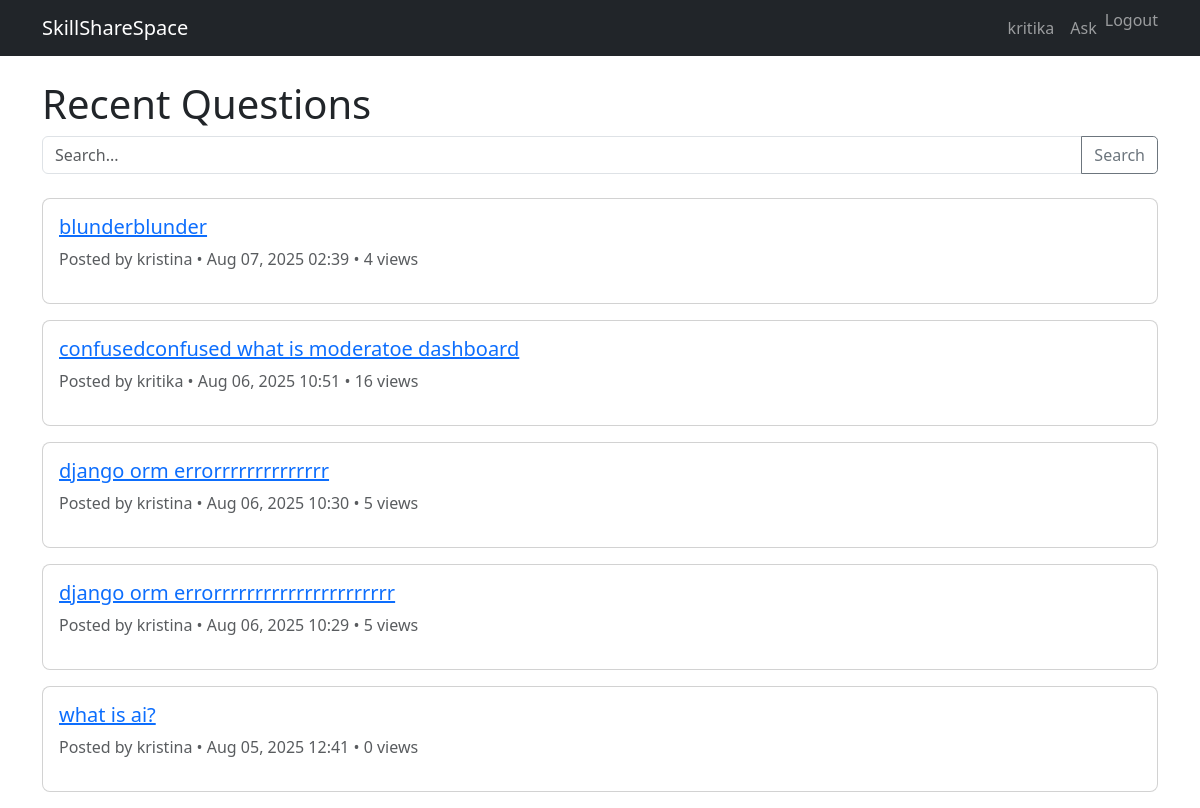
The page / (signed in) on the database its author committed.
### skillsharespace_app/models.py (models this page shows, shortened)
class Question(models.Model):
    title = models.CharField(max_length=255)
    body = models.TextField()
    created_at = models.DateTimeField(default=timezone.now)
    updated_at = models.DateTimeField(auto_now=True)
    author = models.ForeignKey(User, on_delete=models.CASCADE)
    approved = models.BooleanField(default=False)
    views = models.PositiveIntegerField(default=0)

### skillsharespace_app/views.py (the view)
# urls.py: path('', views.QuestionListView.as_view(), name='question-list'),
class QuestionListView(ListView):
    model = Question
    context_object_name = 'questions'
    template_name = 'qa/question_list.html'
    def get_queryset(self):
        query = self.request.GET.get('q')
        user = self.request.user
        if user.is_authenticated:
            if user.is_staff:
                qs = Question.objects.all()
            else:
                qs = Question.objects.filter(Q(approved=True) | Q(author=user))
        else:
            qs = Question.objects.filter(approved=True)
        if query:
            qs = qs.filter(Q(title__icontains=query) | Q(body__icontains=query))
        return qs.order_by('-created_at')

### templates/qa/question_list.html (shortened to what this page needs)
{% extends 'qa/base.html' %}
{% block content %}
<h1>Recent Questions</h1>
<form method="get" class="mb-4">
    <div class="input-group">
        <input type="text" name="q" placeholder="Search..." value="{{ request.GET.q }}" class="form-control">
        <button class="btn btn-outline-secondary" type="submit">Search</button>
    </div>
</form>
{% for question in questions %}
    <div class="card mb-3">
        <div class="card-body">
            <h5><a href="{% url 'question-detail' question.pk %}">{{ question.title }}</a></h5>
            <p class="text-muted">
                Posted by {{ question.author }} • {{ question.created_at|date:"M d, Y H:i" }} • {{ question.views }} views
            </p>
        </div>
    </div>
{% empty %}
    <p>No questions found.</p>
{% endfor %}
{% endblock %}

### templates/qa/base.html (shortened to what this page needs)
{% load static %}
<!DOCTYPE html>
<html lang="en">
<head>
    <link href="https://cdn.jsdelivr.net/npm/bootstrap@5.3.2/dist/css/bootstrap.min.css" rel="stylesheet">
    <link rel="stylesheet" href="{% static 'css/style.css' %}">
</head>
<body>
<nav class="navbar navbar-expand-lg navbar-dark bg-dark mb-4">
    <div class="container">
        <a class="navbar-brand" href="{% url 'question-list' %}">SkillShareSpace</a>
        <div class="collapse navbar-collapse">
            <ul class="navbar-nav ms-auto">
                {% if user.is_authenticated %}
                    <li class="nav-item"><a class="nav-link" href="#">{{ user.username }}</a></li>
                    <li class="nav-item"><a class="nav-link" href="{% url 'question-create' %}">Ask</a></li>
                    <li class="nav-item">
                    <form method="post" action="{% url 'logout' %}">
                        <button type="submit" class="nav-link btn btn-link" style="padding: 0; border: none; background: none;">Logout</button>
                    </form>
                    </li>
                {% else %}
                    <li class="nav-item"><a class="nav-link" href="{% url 'login' %}">Login</a></li>
                    <li class="nav-item"><a class="nav-link" href="{% url 'signup' %}">Sign Up</a></li>
                {% endif %}
            </ul>
        </div>
    </div>
</nav>
<div class="container">
    {% block content %}
    {% endblock %}
</div>
</body>
</html>

### static/css/style.css (style rules this page uses)
body { font-family: 'Segoe UI', sans-serif; font-size: 16px; }
.card { border-radius: 0.5rem; }
.btn { border-radius: 0.3rem; }

### rows shown on the page
Question: title "blunderblunder", author "kristina", created_at "Aug 07, 2025 02:39", views "4"
Question: title "confusedconfused what is moderatoe dashboard", author "kritika", created_at "Aug 06, 2025 10:51", views "16"
Question: title "django orm errorrrrrrrrrrrrrr", author "kristina", created_at "Aug 06, 2025 10:30", views "5"
Question: title "django orm errorrrrrrrrrrrrrrrrrrrrrr", author "kristina", created_at "Aug 06, 2025 10:29", views "5"
Question: title "what is ai?", author "kristina", created_at "Aug 05, 2025 12:41", views "0"

### other values the page prints
{{ user.username }} "kritika"
